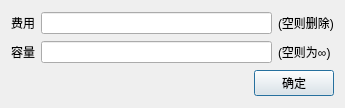
<?xml version="1.0" encoding="UTF-8"?>
<ui version="4.0">
 <class>SetCapacityAndCostDialog</class>
 <widget class="QDialog" name="SetCapacityAndCostDialog">
  <property name="geometry">
   <rect>
    <x>0</x>
    <y>0</y>
    <width>345</width>
    <height>108</height>
   </rect>
  </property>
  <property name="windowTitle">
   <string>Dialog</string>
  </property>
  <layout class="QGridLayout" name="gridLayout">
   <item row="0" column="0">
    <widget class="QLabel" name="label">
     <property name="text">
      <string>费用</string>
     </property>
    </widget>
   </item>
   <item row="0" column="1">
    <widget class="QLineEdit" name="lineEdit"/>
   </item>
   <item row="0" column="2">
    <widget class="QLabel" name="label_3">
     <property name="text">
      <string>(空则删除)</string>
     </property>
    </widget>
   </item>
   <item row="1" column="0">
    <widget class="QLabel" name="label_2">
     <property name="text">
      <string>容量</string>
     </property>
    </widget>
   </item>
   <item row="1" column="1">
    <widget class="QLineEdit" name="lineEdit_2"/>
   </item>
   <item row="1" column="2">
    <widget class="QLabel" name="label_4">
     <property name="text">
      <string>(空则为∞)</string>
     </property>
    </widget>
   </item>
   <item row="2" column="1" colspan="2">
    <layout class="QHBoxLayout" name="horizontalLayout">
     <item>
      <spacer name="horizontalSpacer">
       <property name="orientation">
        <enum>Qt::Horizontal</enum>
       </property>
       <property name="sizeHint" stdset="0">
        <size>
         <width>40</width>
         <height>20</height>
        </size>
       </property>
      </spacer>
     </item>
     <item>
      <widget class="QPushButton" name="pushButton">
       <property name="text">
        <string>确定</string>
       </property>
      </widget>
     </item>
    </layout>
   </item>
  </layout>
 </widget>
 <resources/>
 <connections/>
</ui>
